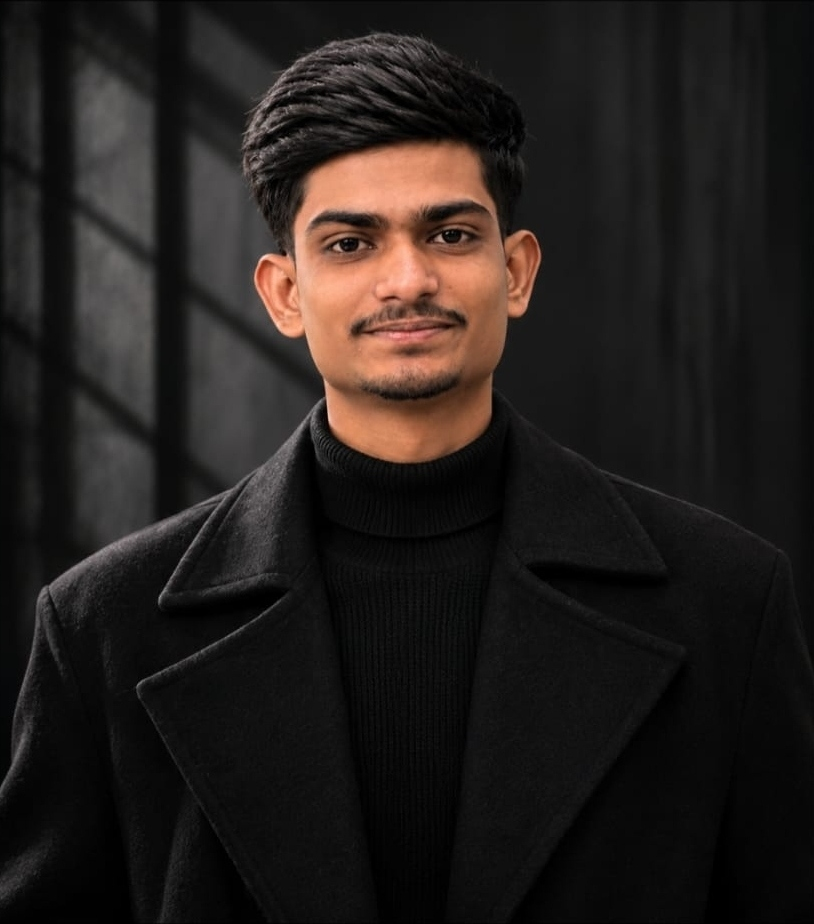
#> input picture scratch/pure_portrait_original.jpg, 814 x 924 px, found by its file name
$ python create_daniel_smith_style.py
#> lines starting #> are read from the running program, lines starting #| are printed output that depends on the picture; after the words box and inside, x2 and y2 are one past the last pixel; in counts of white or black regions, pixels touching at a corner belong together
import numpy as np
from PIL import Image
from scipy.ndimage import gaussian_filter

# Load the pure original
photo = Image.open("scratch/pure_portrait_original.jpg").convert("RGB")
#> photo is the input picture: PIL image 814x924 RGB; mean R, G, B 36, 30.7, 28.4
w, h = photo.size
arr = np.array(photo, dtype=float)
print(f"Loaded pure photo: {w}x{h}")
#| Loaded pure photo: 814x924

bg = np.array([8.0, 8.0, 8.0]) # Target #080808

# Create an alpha / blend weight for the background
# 1.0 = keep original photo pixel
# 0.0 = pure #080808 background
blend = np.ones((h, w), dtype=float)

# 1. Top background fade (above hair, Y < 40)
for y in range(45):
    blend[y, :] *= max(0.0, (y - 5) / 40.0)

# 2. Left window gobo fade (X < 275, Y < 460)
for y in range(460):
    for x in range(275):
        # Distance from subject edge at (y, 275)
        dist_x = (275 - x) / 275.0
        # Smooth cosine drop to 0
        factor = 0.5 * (1.0 + np.cos(np.clip(dist_x * np.pi, 0, np.pi)))
        blend[y, x] = min(blend[y, x], factor)
#> blend: shape (924, 814) float64; min 0, max 1, mean 0.894

# 3. Right background fade (X > 560, Y < 460)
for y in range(460):
    for x in range(560, w):
        dist_x = (x - 560) / (w - 560.0)
        factor = 0.5 * (1.0 + np.cos(np.clip(dist_x * np.pi, 0, np.pi)))
        blend[y, x] = min(blend[y, x], factor)
#> blend: shape (924, 814) float64; min 0, max 1, mean 0.821

# 4. Far left and far right coat edges fade
for x in range(35):
    blend[:, x] *= max(0.0, x / 35.0)
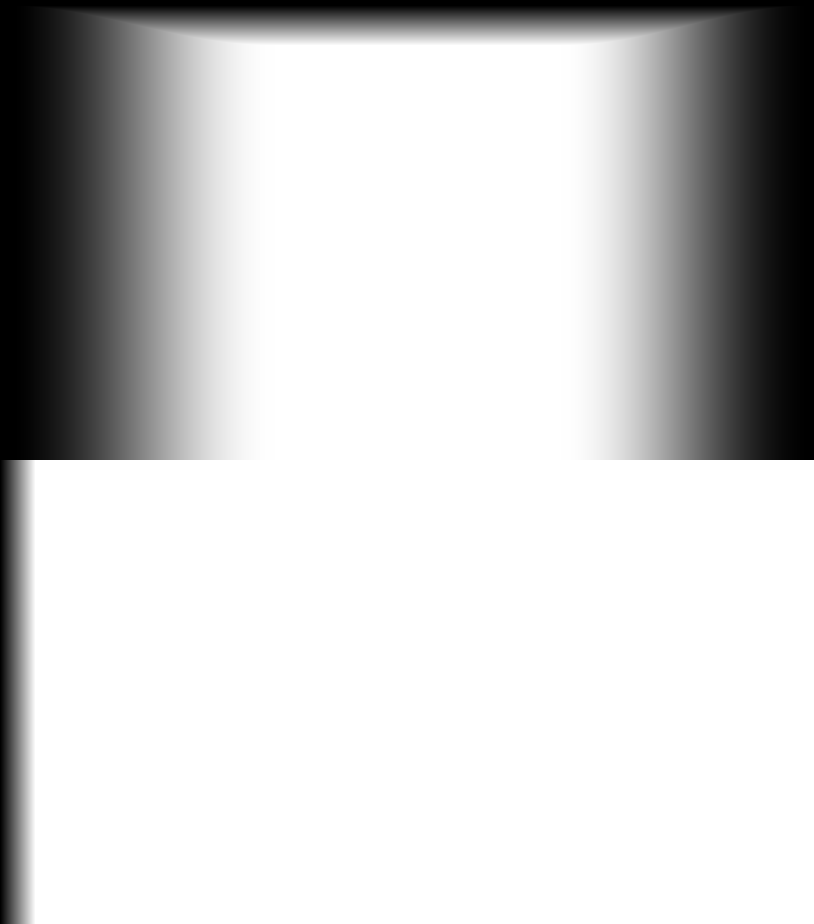
#> blend: shape (924, 814) float64; min 0, max 1, mean 0.81
for x in range(w - 35, w):
    blend[:, x] *= max(0.0, (w - 1 - x) / 35.0)
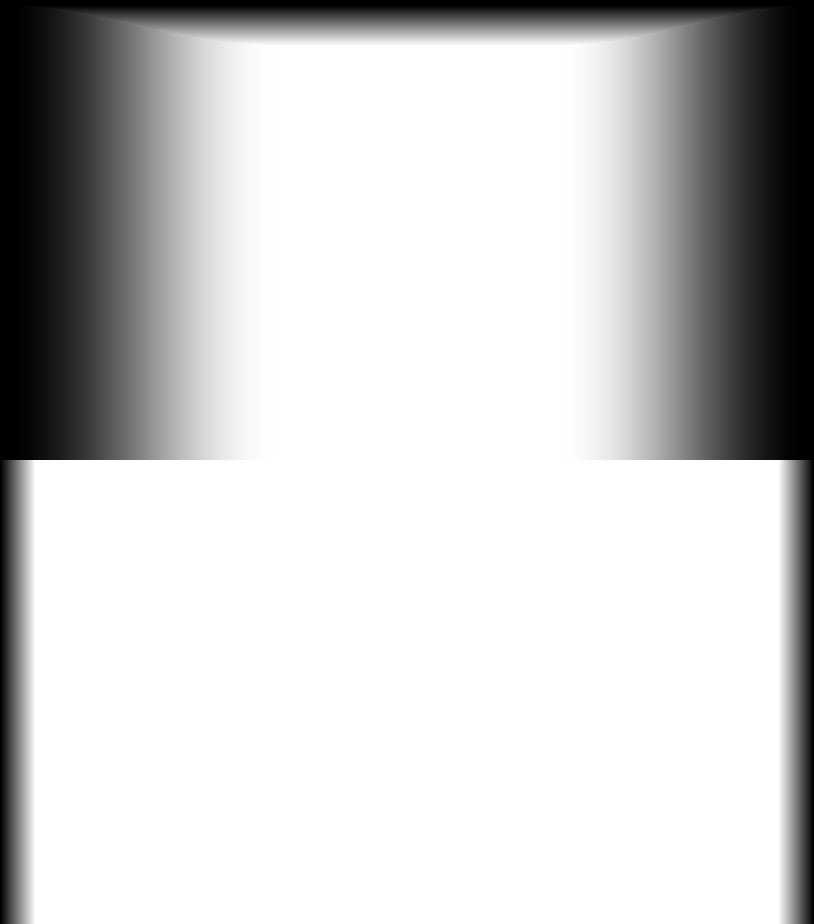
#> blend: shape (924, 814) float64; 4.27% of pixels changed, all inside (x1, y1, x2, y2) = (779, 6, 814, 924)

# 5. Bottom coat dissolve (Y from h-100 to h)
for y in range(h - 100, h):
    prog = (h - 1 - y) / 100.0
    blend[y, :] *= max(0.0, prog)
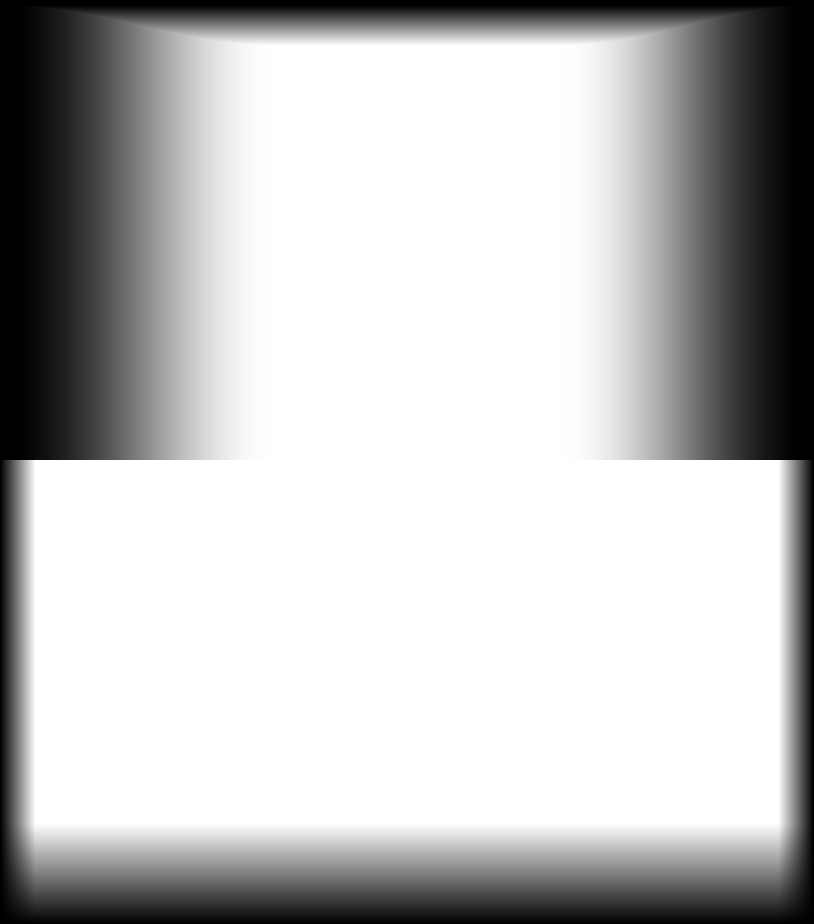
#> blend: shape (924, 814) float64; 10.8% of pixels changed, all inside (x1, y1, x2, y2) = (1, 824, 813, 924)

# Apply the background blend to pure #080808
result = np.zeros_like(arr)
for c in range(3):
    result[:, :, c] = arr[:, :, c] * blend + bg[c] * (1.0 - blend)

# 6. ADD THE PHOTOGRAPHIC RED RIM LIGHT (Like Daniel Smith reference)
# In Daniel Smith:
# Red kicker light hits the right edge (viewer's right) of hair, ear, jaw, neck, shoulder, and coat.
# Let's define the rim light zone:
# Face / hair right edge: Y from 50 to 450, X from 510 to 575
# Shoulder right edge: Y from 450 to 650, X from 640 to 800
# Coat right edge: Y from 650 to 880, X from 720 to 814

rim_mask = np.zeros((h, w), dtype=float)

# Hair & ear rim light (subtle, beautiful crimson highlight on edge)
for y in range(50, 440):
    if y < 240:
        # Hair right edge
        edge_x = 555
        sigma_x = 18
    elif y < 330:
        # Ear rim (catches bright red rim light!)
        edge_x = 566
        sigma_x = 14
    else:
        # Jaw & neck edge
        edge_x = 520
        sigma_x = 16

    for x in range(w):
        # Light falls on the edge of the subject
        dist = abs(x - edge_x)
        if dist < sigma_x * 2.2:
            intensity = np.exp(-0.5 * (dist / sigma_x)**2)
            # Modulate by subject presence (blend > 0.4)
            rim_mask[y, x] = intensity * blend[y, x]

# Shoulder & coat rim light
for y in range(440, 880):
    if y < 580:
        # Shoulder curve
        prog = (y - 440) / 140.0
        edge_x = 530 + prog * 230
        sigma_x = 24
    else:
        # Outer coat arm
        edge_x = 765
        sigma_x = 28

    for x in range(w):
        dist = abs(x - edge_x)
        if dist < sigma_x * 2.0:
            intensity = np.exp(-0.5 * (dist / sigma_x)**2)
            rim_mask[y, x] = intensity * blend[y, x]
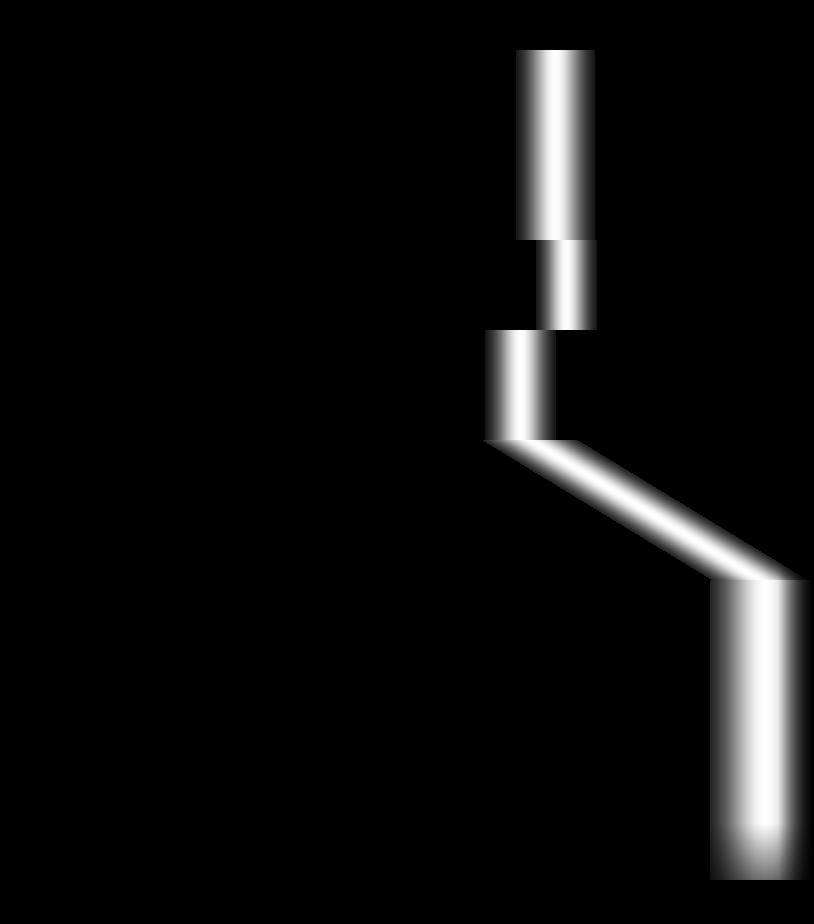
#> rim_mask: shape (924, 814) float64; min 0, max 1, mean 0.0533

# Smooth the rim light for natural falloff
rim_mask = gaussian_filter(rim_mask, sigma=2.0)

# Red rim light colors:
# Primary red: #E5092B (229, 9, 43)
# Hot specular core: (255, 75, 95)
rim_color = np.array([229.0, 12.0, 43.0])
specular_color = np.array([255.0, 90.0, 110.0])

# Add the red rim light onto the subject pixels
# Screen blend formula: 1 - (1 - A)*(1 - B)
for c in range(3):
    # Base red rim
    rim_val = rim_mask * (rim_color[c] / 255.0) * 0.85
    # Add specular core where rim is strongest (> 0.6)
    spec_val = np.maximum(0.0, (rim_mask - 0.5) / 0.5)**1.5 * (specular_color[c] / 255.0) * 0.45

    # Apply onto result
    curr = result[:, :, c] / 255.0
    screened = 1.0 - (1.0 - curr) * (1.0 - (rim_val + spec_val))
    result[:, :, c] = screened * 255.0
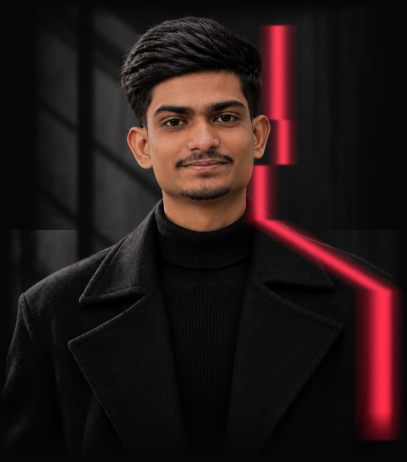
#> result: shape (924, 814, 3) float64 (shown at 1/2 size); mean R, G, B 44.5, 28.2, 27.5; drawn with min black and max white

# 7. Subtle atmospheric red backlight glow
# Soft, low-intensity glow radiating behind the subject
xx, yy = np.meshgrid(np.arange(w), np.arange(h))
dist_center = np.sqrt(((xx - 450) / 1.4)**2 + ((yy - 320) / 1.0)**2)
ambient_glow = np.exp(-0.5 * (dist_center / 220.0)**2) * 0.22 # gentle
for c in range(3):
    glow_val = ambient_glow * (1.0 - blend) * rim_color[c]
    result[:, :, c] += glow_val

# Ensure all 4 outer borders are 100% pure #080808
result[0:4, :, :] = bg
result[-4:, :, :] = bg
result[:, 0:4, :] = bg
result[:, -4:, :] = bg

# Save final image!
final = Image.fromarray(np.clip(result, 0, 255).astype(np.uint8))
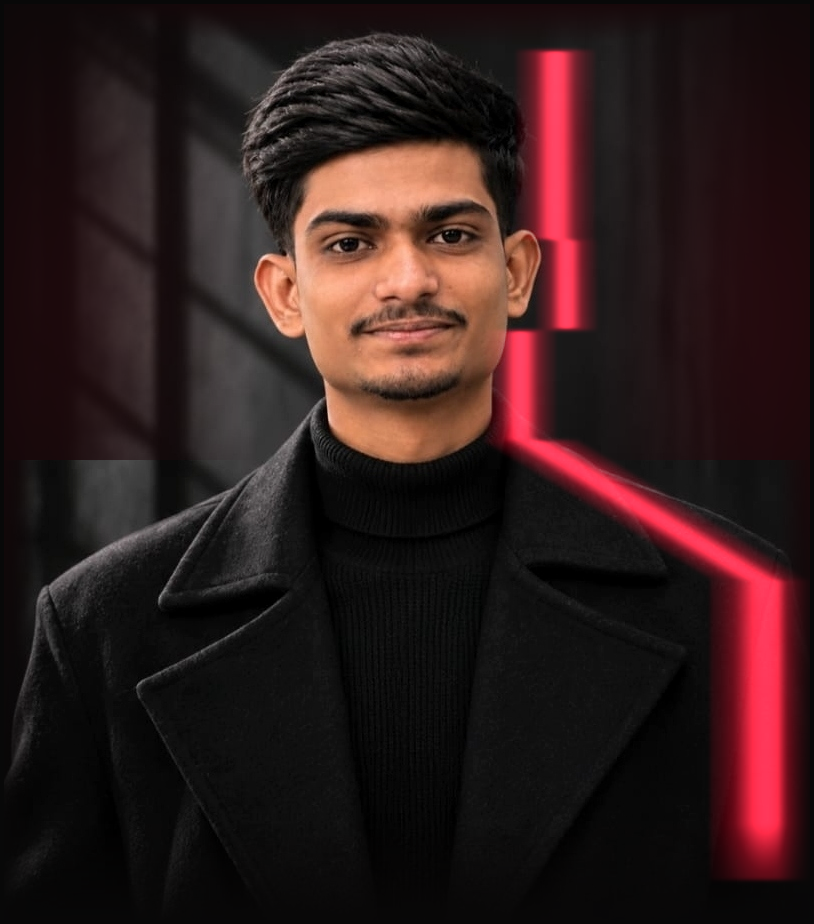
#> final: PIL image 814x924 RGB; mean R, G, B 47.5, 28, 27.8
final.save("scratch/test_daniel_style.png")
print("Saved scratch/test_daniel_style.png")

$ run again, with scratch/actual_portrait.jpg copied over scratch/pure_portrait_original.jpg
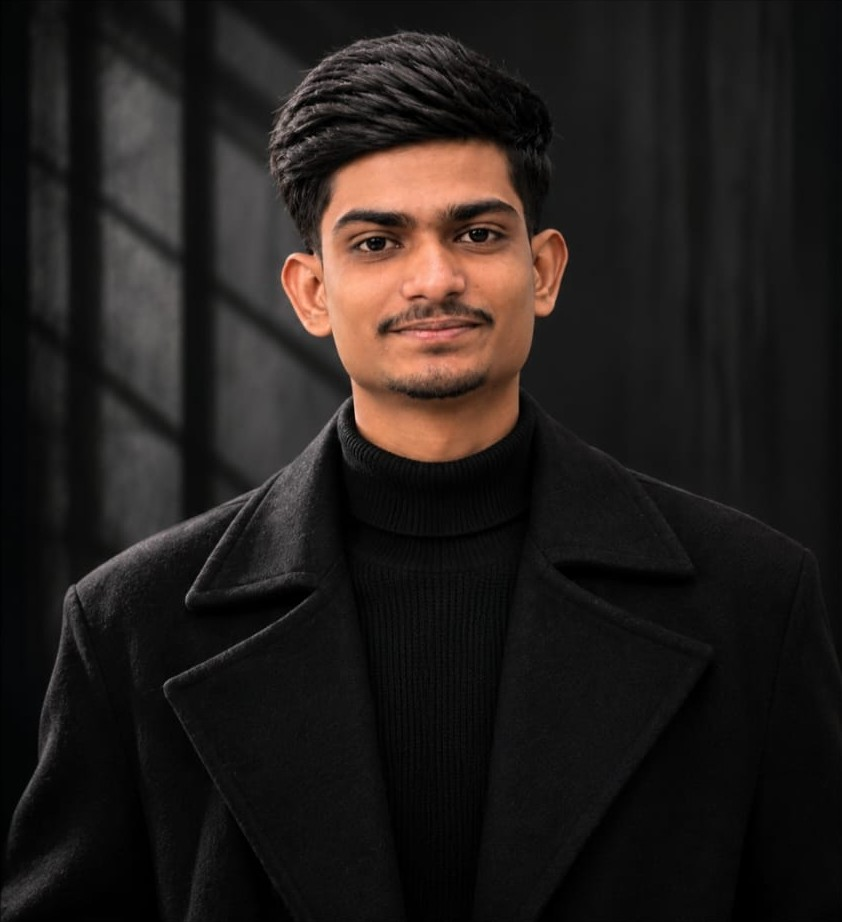
#> input picture scratch/actual_portrait.jpg, 842 x 922 px, found by its file name
#> photo is the input picture: PIL image 842x922 RGB; mean R, G, B 35.1, 30, 27.8
#| Loaded pure photo: 842x922
#> after the loop `for y in range(440, 880):`:
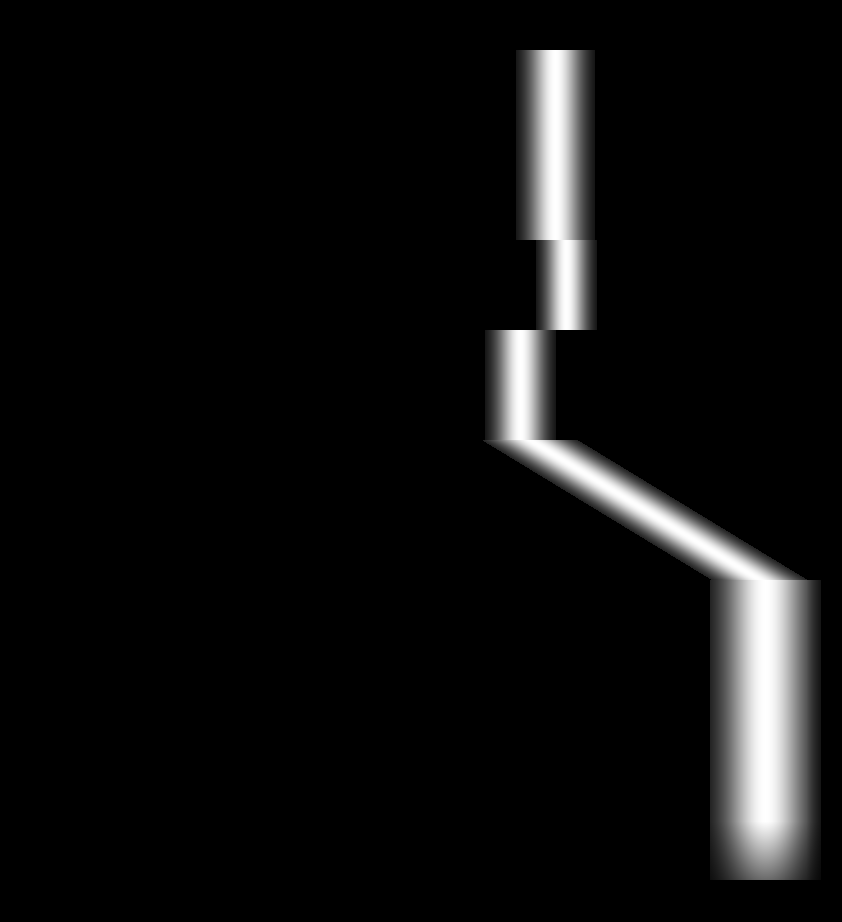
#> rim_mask: shape (922, 842) float64; min 0, max 1, mean 0.0547
#> `final = Image.fromarray(np.clip(result, 0, 255).astype(np.uint8))`:
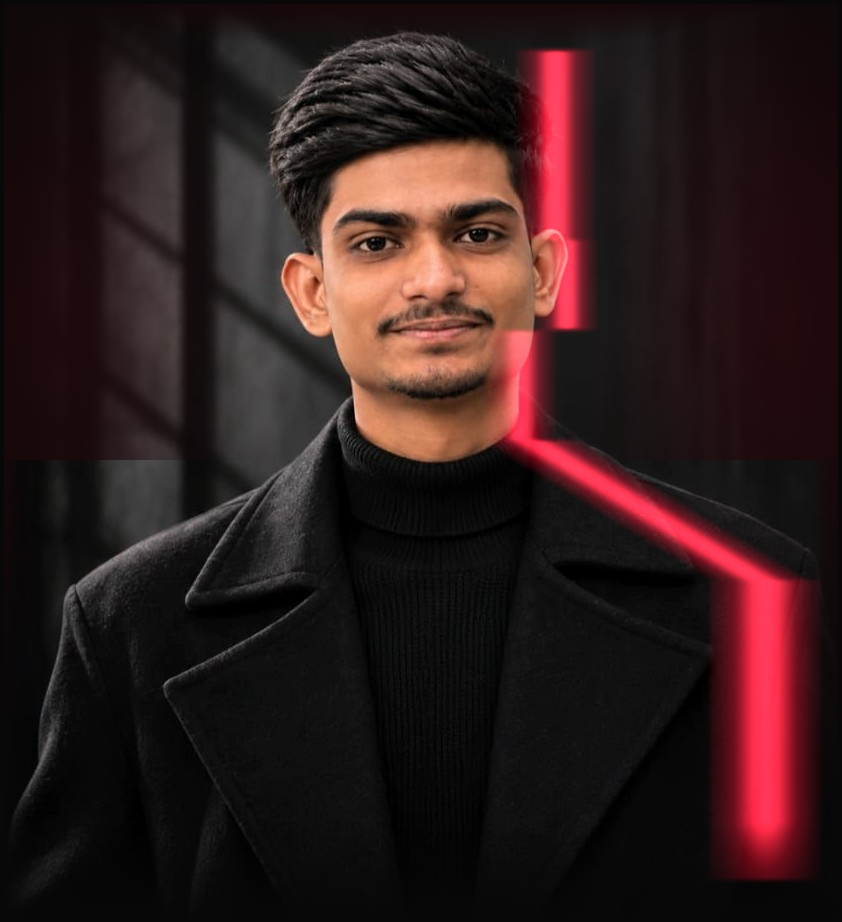
#> final: PIL image 842x922 RGB; mean R, G, B 47.1, 27.9, 27.8

$ run again, with scratch/inner_photo.jpg copied over scratch/pure_portrait_original.jpg
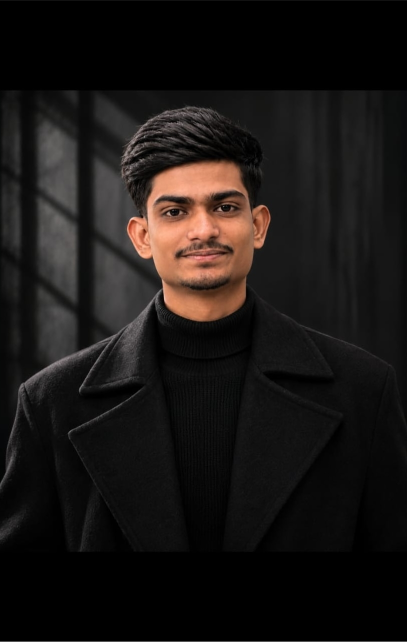
#> input picture scratch/inner_photo.jpg, 814 x 1284 px, found by its file name (shown at 1/2 size)
#> photo is the input picture: PIL image 814x1284 RGB; mean R, G, B 26.1, 22.3, 20.6
#| Loaded pure photo: 814x1284
#> after the loop `for y in range(h - 100, h):`:
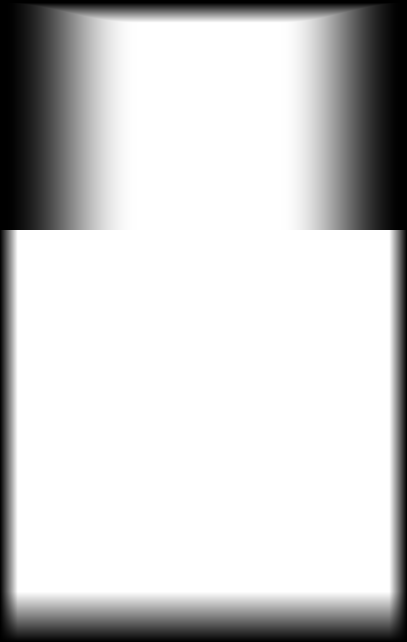
#> blend: shape (1284, 814) float64 (shown at 1/2 size); min 0, max 1, mean 0.805
#> `final = Image.fromarray(np.clip(result, 0, 255).astype(np.uint8))`:
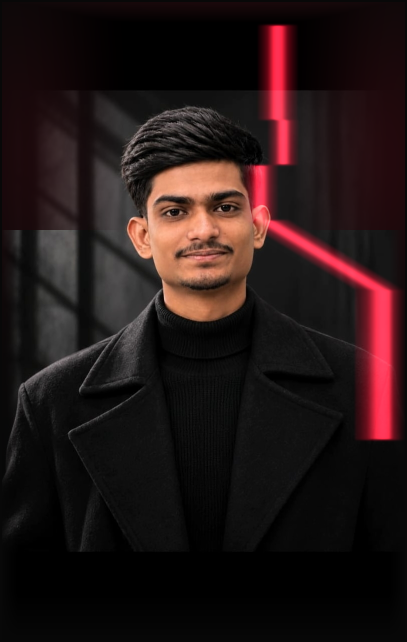
#> final: PIL image 814x1284 RGB (shown at 1/2 size); mean R, G, B 36.1, 22, 21.9
